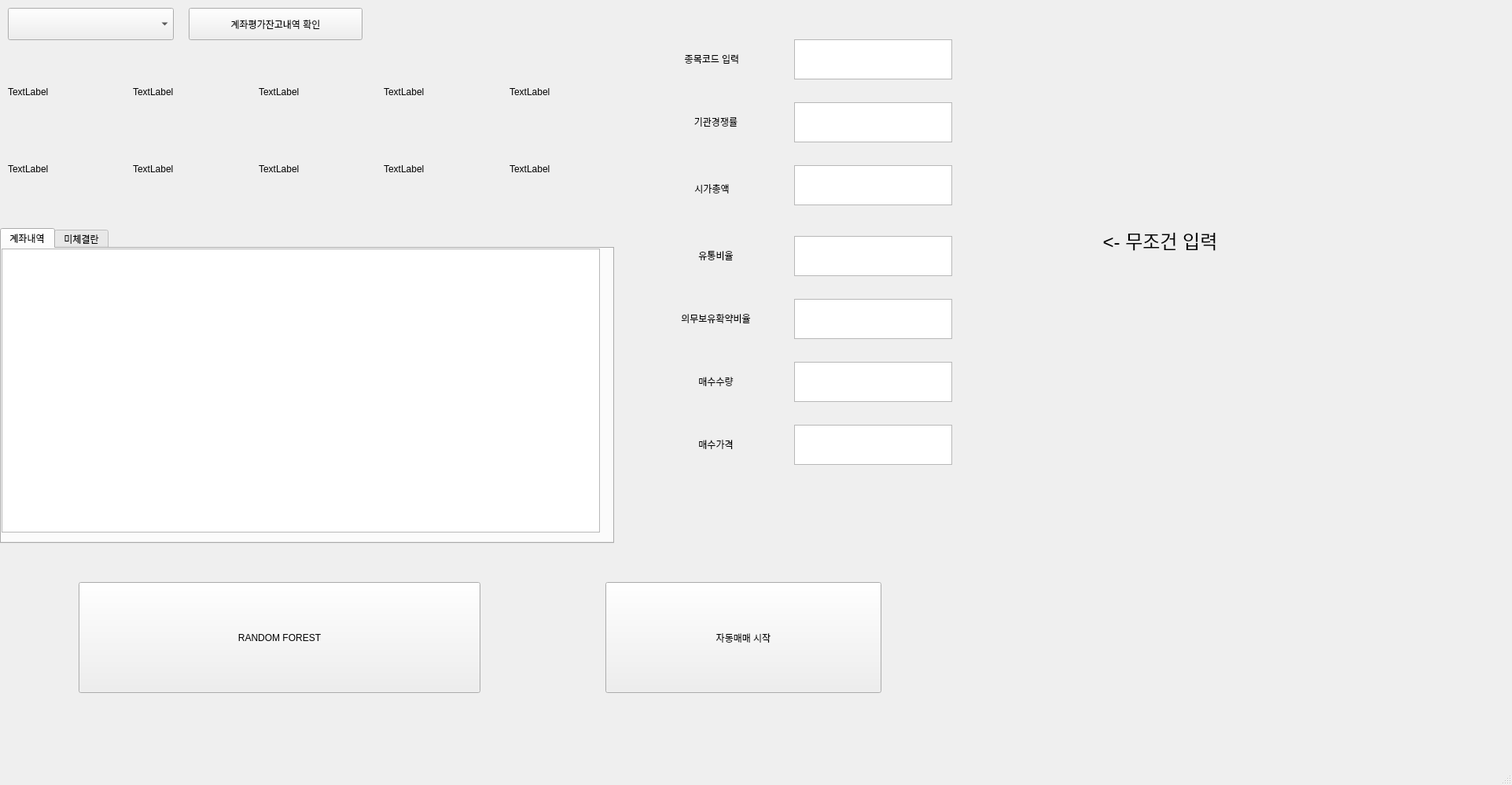
<?xml version="1.0" encoding="UTF-8"?>
<ui version="4.0">
 <class>MainWindow</class>
 <widget class="QMainWindow" name="MainWindow">
  <property name="geometry">
   <rect>
    <x>0</x>
    <y>0</y>
    <width>1923</width>
    <height>998</height>
   </rect>
  </property>
  <property name="windowTitle">
   <string>MainWindow</string>
  </property>
  <widget class="QWidget" name="centralwidget">
   <widget class="QTabWidget" name="tabWidget_2">
    <property name="geometry">
     <rect>
      <x>0</x>
      <y>290</y>
      <width>781</width>
      <height>401</height>
     </rect>
    </property>
    <property name="currentIndex">
     <number>0</number>
    </property>
    <widget class="QWidget" name="widget">
     <attribute name="title">
      <string>계좌내역</string>
     </attribute>
     <widget class="QTableWidget" name="stocklistTableWidget_2">
      <property name="geometry">
       <rect>
        <x>0</x>
        <y>0</y>
        <width>761</width>
        <height>361</height>
       </rect>
      </property>
     </widget>
    </widget>
    <widget class="QWidget" name="tab_4">
     <attribute name="title">
      <string>미체결란</string>
     </attribute>
     <widget class="QTableWidget" name="not_account">
      <property name="geometry">
       <rect>
        <x>10</x>
        <y>0</y>
        <width>761</width>
        <height>361</height>
       </rect>
      </property>
     </widget>
    </widget>
   </widget>
   <widget class="QWidget" name="gridLayoutWidget">
    <property name="geometry">
     <rect>
      <x>10</x>
      <y>70</y>
      <width>791</width>
      <height>191</height>
     </rect>
    </property>
    <layout class="QGridLayout" name="gridLayout">
     <item row="1" column="3">
      <widget class="QLabel" name="label_4">
       <property name="text">
        <string>TextLabel</string>
       </property>
      </widget>
     </item>
     <item row="0" column="1">
      <widget class="QLabel" name="label_12">
       <property name="text">
        <string>TextLabel</string>
       </property>
      </widget>
     </item>
     <item row="0" column="2">
      <widget class="QLabel" name="label_13">
       <property name="text">
        <string>TextLabel</string>
       </property>
      </widget>
     </item>
     <item row="1" column="4">
      <widget class="QLabel" name="label_5">
       <property name="text">
        <string>TextLabel</string>
       </property>
      </widget>
     </item>
     <item row="1" column="2">
      <widget class="QLabel" name="label_3">
       <property name="text">
        <string>TextLabel</string>
       </property>
      </widget>
     </item>
     <item row="0" column="4">
      <widget class="QLabel" name="label_15">
       <property name="text">
        <string>TextLabel</string>
       </property>
      </widget>
     </item>
     <item row="0" column="0">
      <widget class="QLabel" name="label_11">
       <property name="text">
        <string>TextLabel</string>
       </property>
      </widget>
     </item>
     <item row="0" column="3">
      <widget class="QLabel" name="label_14">
       <property name="text">
        <string>TextLabel</string>
       </property>
      </widget>
     </item>
     <item row="1" column="1">
      <widget class="QLabel" name="label_2">
       <property name="text">
        <string>TextLabel</string>
       </property>
      </widget>
     </item>
     <item row="1" column="0">
      <widget class="QLabel" name="label_1">
       <property name="text">
        <string>TextLabel</string>
       </property>
      </widget>
     </item>
    </layout>
   </widget>
   <widget class="QComboBox" name="accComboBox">
    <property name="geometry">
     <rect>
      <x>10</x>
      <y>10</y>
      <width>211</width>
      <height>41</height>
     </rect>
    </property>
   </widget>
   <widget class="QPushButton" name="call_account">
    <property name="geometry">
     <rect>
      <x>240</x>
      <y>10</y>
      <width>221</width>
      <height>41</height>
     </rect>
    </property>
    <property name="text">
     <string>계좌평가잔고내역 확인</string>
    </property>
   </widget>
   <widget class="QPushButton" name="R_F">
    <property name="geometry">
     <rect>
      <x>100</x>
      <y>740</y>
      <width>511</width>
      <height>141</height>
     </rect>
    </property>
    <property name="text">
     <string>RANDOM FOREST</string>
    </property>
   </widget>
   <widget class="QPushButton" name="Auto_Start">
    <property name="geometry">
     <rect>
      <x>770</x>
      <y>740</y>
      <width>351</width>
      <height>141</height>
     </rect>
    </property>
    <property name="text">
     <string>자동매매 시작</string>
    </property>
   </widget>
   <widget class="QLabel" name="label_8">
    <property name="geometry">
     <rect>
      <x>830</x>
      <y>300</y>
      <width>161</width>
      <height>51</height>
     </rect>
    </property>
    <property name="text">
     <string>&lt;html&gt;&lt;head/&gt;&lt;body&gt;&lt;p align=&quot;center&quot;&gt;유통비율&lt;/p&gt;&lt;/body&gt;&lt;/html&gt;</string>
    </property>
   </widget>
   <widget class="QLabel" name="label">
    <property name="geometry">
     <rect>
      <x>820</x>
      <y>50</y>
      <width>171</width>
      <height>51</height>
     </rect>
    </property>
    <property name="text">
     <string>&lt;html&gt;&lt;head/&gt;&lt;body&gt;&lt;p align=&quot;center&quot;&gt;종목코드 입력&lt;/p&gt;&lt;/body&gt;&lt;/html&gt;</string>
    </property>
   </widget>
   <widget class="QLabel" name="label_7">
    <property name="geometry">
     <rect>
      <x>830</x>
      <y>380</y>
      <width>161</width>
      <height>51</height>
     </rect>
    </property>
    <property name="text">
     <string>&lt;html&gt;&lt;head/&gt;&lt;body&gt;&lt;p align=&quot;center&quot;&gt;의무보유확약비율&lt;/p&gt;&lt;/body&gt;&lt;/html&gt;</string>
    </property>
   </widget>
   <widget class="QTextEdit" name="searchItemTextEdit2">
    <property name="geometry">
     <rect>
      <x>1010</x>
      <y>50</y>
      <width>201</width>
      <height>51</height>
     </rect>
    </property>
   </widget>
   <widget class="QTextEdit" name="must_rate">
    <property name="geometry">
     <rect>
      <x>1010</x>
      <y>380</y>
      <width>201</width>
      <height>51</height>
     </rect>
    </property>
   </widget>
   <widget class="QTextEdit" name="move_rate">
    <property name="geometry">
     <rect>
      <x>1010</x>
      <y>300</y>
      <width>201</width>
      <height>51</height>
     </rect>
    </property>
   </widget>
   <widget class="QLabel" name="label_6">
    <property name="geometry">
     <rect>
      <x>820</x>
      <y>130</y>
      <width>181</width>
      <height>51</height>
     </rect>
    </property>
    <property name="text">
     <string>&lt;html&gt;&lt;head/&gt;&lt;body&gt;&lt;p align=&quot;center&quot;&gt;기관경쟁률&lt;/p&gt;&lt;/body&gt;&lt;/html&gt;</string>
    </property>
   </widget>
   <widget class="QTextEdit" name="com_rate">
    <property name="geometry">
     <rect>
      <x>1010</x>
      <y>130</y>
      <width>201</width>
      <height>51</height>
     </rect>
    </property>
   </widget>
   <widget class="QLabel" name="label_9">
    <property name="geometry">
     <rect>
      <x>830</x>
      <y>220</y>
      <width>151</width>
      <height>41</height>
     </rect>
    </property>
    <property name="text">
     <string>&lt;html&gt;&lt;head/&gt;&lt;body&gt;&lt;p align=&quot;center&quot;&gt;시가총액&lt;/p&gt;&lt;/body&gt;&lt;/html&gt;</string>
    </property>
   </widget>
   <widget class="QTextEdit" name="com_price">
    <property name="geometry">
     <rect>
      <x>1010</x>
      <y>210</y>
      <width>201</width>
      <height>51</height>
     </rect>
    </property>
   </widget>
   <widget class="QTextEdit" name="buy_quantity">
    <property name="geometry">
     <rect>
      <x>1010</x>
      <y>460</y>
      <width>201</width>
      <height>51</height>
     </rect>
    </property>
   </widget>
   <widget class="QLabel" name="label_10">
    <property name="geometry">
     <rect>
      <x>830</x>
      <y>540</y>
      <width>161</width>
      <height>51</height>
     </rect>
    </property>
    <property name="text">
     <string>&lt;html&gt;&lt;head/&gt;&lt;body&gt;&lt;p align=&quot;center&quot;&gt;매수가격&lt;/p&gt;&lt;/body&gt;&lt;/html&gt;</string>
    </property>
   </widget>
   <widget class="QLabel" name="label_16">
    <property name="geometry">
     <rect>
      <x>830</x>
      <y>460</y>
      <width>161</width>
      <height>51</height>
     </rect>
    </property>
    <property name="text">
     <string>&lt;html&gt;&lt;head/&gt;&lt;body&gt;&lt;p align=&quot;center&quot;&gt;매수수량&lt;/p&gt;&lt;/body&gt;&lt;/html&gt;</string>
    </property>
   </widget>
   <widget class="QTextEdit" name="buy_price">
    <property name="geometry">
     <rect>
      <x>1010</x>
      <y>540</y>
      <width>201</width>
      <height>51</height>
     </rect>
    </property>
   </widget>
   <widget class="QLabel" name="label_17">
    <property name="geometry">
     <rect>
      <x>1310</x>
      <y>260</y>
      <width>331</width>
      <height>91</height>
     </rect>
    </property>
    <property name="text">
     <string>&lt;html&gt;&lt;head/&gt;&lt;body&gt;&lt;p align=&quot;center&quot;&gt;&lt;span style=&quot; font-size:18pt;&quot;&gt;&amp;lt;- 무조건 입력&lt;/span&gt;&lt;/p&gt;&lt;/body&gt;&lt;/html&gt;</string>
    </property>
   </widget>
  </widget>
  <widget class="QMenuBar" name="menubar">
   <property name="geometry">
    <rect>
     <x>0</x>
     <y>0</y>
     <width>1923</width>
     <height>22</height>
    </rect>
   </property>
  </widget>
  <widget class="QStatusBar" name="statusbar"/>
 </widget>
 <resources/>
 <connections/>
</ui>
